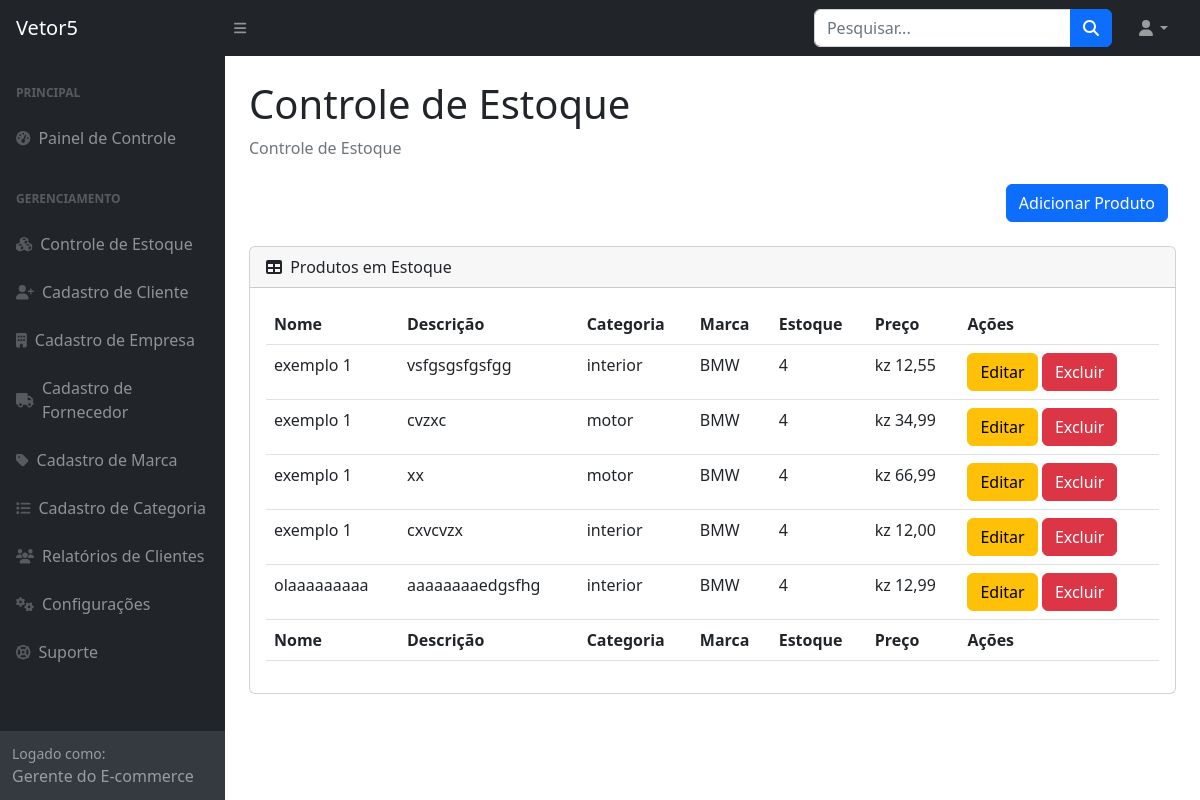
/vetor5/estoque/, run on an earlier commit of the app's database.
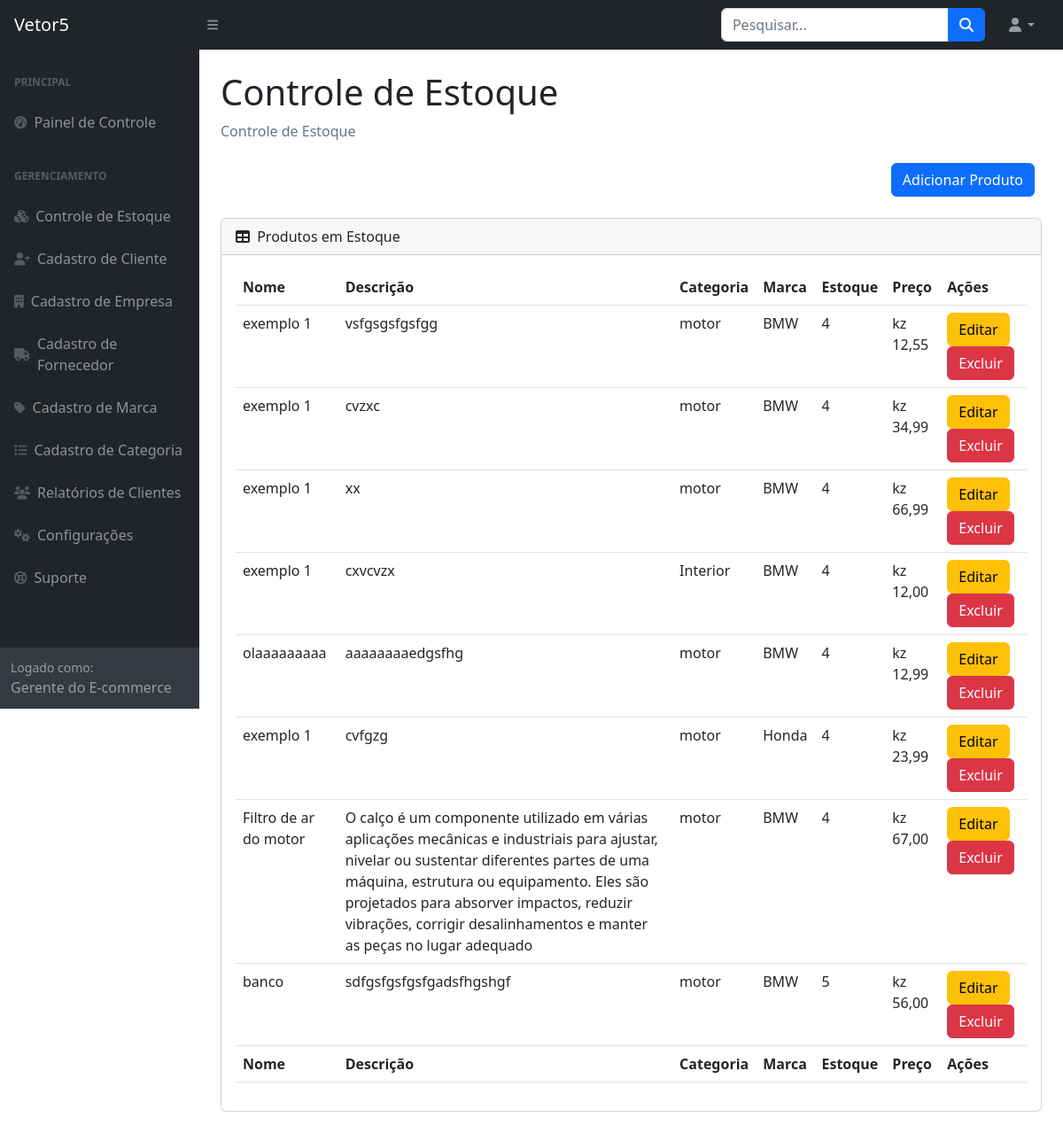
And on a later commit of the database.
### usuarios/models.py (models this page shows, shortened)
class Produtos(models.Model):
    nome = models.CharField(max_length=50)
    descricao = models.TextField(max_length=600)
    marca = models.ForeignKey(Marca_produto, on_delete=models.CASCADE)
    categoria = models.ForeignKey(Categoria_produto, on_delete=models.CASCADE)
    estoque = models.CharField(max_length=40)
    preco = models.FloatField()
    preco_promocional = models.FloatField()
    imagem = models.FileField(upload_to='imagem/')
    peso = models.FloatField()
    dimensao = models.CharField(max_length=50)
    compatibilidade = models.CharField(max_length=50)
    quantidade_fornecida = models.IntegerField()
    material = models.CharField(max_length=50)
    condicao = models.ForeignKey(Condicao, on_delete=models.CASCADE)
    instrucao_instalacao = models.TextField(max_length=300, blank=True)
    fornecedor = models.ForeignKey(Fornecedor, on_delete=models.CASCADE)
    garantia = models.CharField(max_length=50)
    prazo_entrega = models.CharField(max_length=50)
    data_criacao = models.DateTimeField(default=timezone.now)  # Novo campo adicionado

class Categoria_produto(models.Model):
    nome = models.CharField(max_length=40)
    def __str__(self):
        return self.nome
    class Meta:
        verbose_name_plural = "Categoria do produto"

class Marca_produto(models.Model):
    nome = models.CharField(max_length=50)
    def __str__(self):
        return self.nome
    class Meta:
        verbose_name_plural = "Marcas dos produtos"

### usuarios/views.py (the view)
# urls.py: path('estoque/', views.lista_estoque, name='lista_estoque'),
def lista_estoque(request):
    estoques = Produtos.objects.all()
    return render(request, 'estoque.html', {'estoques': estoques})

### usuarios/templates/estoque.html (shortened to what this page needs)
{% load static %}
<!DOCTYPE html>
<html lang="en">
    <head>
        <link href="https://cdn.jsdelivr.net/npm/simple-datatables@7.1.2/dist/style.min.css" rel="stylesheet" />
        <link href="{% static 'css/styles.css' %}" rel="stylesheet" />
    </head>
    <body class="sb-nav-fixed">
        <nav class="sb-topnav navbar navbar-expand navbar-dark bg-dark">
            <a class="navbar-brand ps-3" href="{% url 'index' %}">Vetor5</a>
            <button class="btn btn-link btn-sm order-1 order-lg-0 me-4 me-lg-0" id="sidebarToggle" href="#!"><i class="fas fa-bars"></i></button>
            <form action="{% url 'pesquisare' %}" class="d-none d-md-inline-block form-inline ms-auto me-0 me-md-3 my-2 my-md-0" method="GET"> {% csrf_token %}
                <div class="input-group">
                    <input name="mome_filtrar" class="form-control" type="text" placeholder="Pesquisar..." aria-label="Pesquisar..." aria-describedby="btnNavbarSearch" />
                    <button class="btn btn-primary" id="btnNavbarSearch" type="button"><i class="fas fa-search"></i></button>
                </div>
            </form>
            <ul class="navbar-nav ms-auto ms-md-0 me-3 me-lg-4">
                <li class="nav-item dropdown">
                    <a class="nav-link dropdown-toggle" id="navbarDropdown" href="#" role="button" data-bs-toggle="dropdown" aria-expanded="false"><i class="fas fa-user fa-fw"></i></a>
                </li>
            </ul>
        </nav>
        <div id="layoutSidenav">
            <div id="layoutSidenav_nav">
                <nav class="sb-sidenav accordion sb-sidenav-dark" id="sidenavAccordion">
                    <div class="sb-sidenav-menu">
                        <div class="nav">
                            <div class="sb-sidenav-menu-heading">Principal</div>
                            <a class="nav-link" href="{% url 'gerente' %}">
                                <div class="sb-nav-link-icon"><i class="fas fa-tachometer-alt"></i></div>
                                Painel de Controle
                            </a>
                            <div class="sb-sidenav-menu-heading">Gerenciamento</div>
                            <a class="nav-link" href="{% url 'lista_estoque' %}">
                                <div class="sb-nav-link-icon"><i class="fas fa-cubes"></i></div>
                                Controle de Estoque
                            </a>
                            <a class="nav-link" href="{% url 'adicionar_cliente' %}">
                                <div class="sb-nav-link-icon"><i class="fas fa-user-plus"></i></div>
                                Cadastro de Cliente
                            </a>
                            <a class="nav-link" href="{% url 'adicionar_empresa' %}">
                                <div class="sb-nav-link-icon"><i class="fas fa-building"></i></div>
                                Cadastro de Empresa
                            </a>
                            <a class="nav-link" href="{% url 'criar_fornecedor' %}">
                                <div class="sb-nav-link-icon"><i class="fas fa-truck"></i></div>
                                Cadastro de Fornecedor
                            </a>
                            <a class="nav-link" href="{% url 'marca' %}">
                                <div class="sb-nav-link-icon"><i class="fas fa-tag"></i></div>
                                Cadastro de Marca
                            </a>
                            <a class="nav-link" href="{% url 'adicionar_categoria' %}">
                                <div class="sb-nav-link-icon"><i class="fas fa-list"></i></div>
                                Cadastro de Categoria
                            </a>
                            <a class="nav-link" href="{% url 'todos_os_pedidos' %}">
                                <div class="sb-nav-link-icon"><i class="fas fa-users"></i></div>
                                Relatórios de Clientes
                            </a>
                            <a class="nav-link" href="{% url 'perfil_gerente' %}">
                                <div class="sb-nav-link-icon"><i class="fas fa-cogs"></i></div>
                                Configurações
                            </a>
                            <a class="nav-link" href="suporte.html">
                                <div class="sb-nav-link-icon"><i class="fas fa-life-ring"></i></div>
                                Suporte
                            </a>
                        </div>
                    </div>
                    <div class="sb-sidenav-footer">
                        <div class="small">Logado como:</div>
                        Gerente do E-commerce
                    </div>
                </nav>
            </div>
            <div id="layoutSidenav_content">
                <main>
                    <div class="container-fluid px-4">
                        <h1 class="mt-4">Controle de Estoque</h1>
                        <ol class="breadcrumb mb-4">
                            <li class="breadcrumb-item active">Controle de Estoque</li>
                        </ol>
                        <div class="d-flex mb-4 justify-content-end">
                            <a href="{% url 'adicionar_produto' %}" class="btn btn-primary me-2">Adicionar Produto</a>
                        </div>
                        <div class="card mb-4">
                            <div class="card-header">
                                <i class="fas fa-table me-1"></i>
                                Produtos em Estoque
                            </div>
                            <div class="card-body">
                                <table id="datatablesSimple" class="table">
                                    <thead>
                                        <tr>
                                            <th>Nome</th>
                                            <th>Descrição</th>
                                            <th>Categoria</th>
                                            <th>Marca</th>
                                            <th>Estoque</th>
                                            <th>Preço</th>
                                            <th>Ações</th>
                                        </tr>
                                    </thead>
                                    <tfoot>
                                        <tr>
                                            <th>Nome</th>
                                            <th>Descrição</th>
                                            <th>Categoria</th>
                                            <th>Marca</th>
                                            <th>Estoque</th>
                                            <th>Preço</th>
                                            <th>Ações</th>
                                        </tr>
                                    </tfoot>
                                    <tbody>
                                        {% for produto in estoques %}
                                            <tr>
                                                <td>{{ produto.nome }}</td>
                                                <td>{{ produto.descricao }}</td>
                                                <td>{{ produto.categoria }}</td>
                                                <td>{{ produto.marca }}</td>
                                                <td>{{ produto.estoque }}</td>
                                                <td>kz {{ produto.preco|floatformat:2 }}</td>
                                                <td>
                                                    <a href="" class="btn btn-warning">Editar</a>
                                                    <button type="button" class="btn btn-danger">Excluir</button>
                                                </td>
                                            </tr>
                                        {% endfor %}
                                    </tbody>
                                </table>
                            </div>
                        </div>
                    </div>
                </main>
            </div>
        </div>
    </body>
</html>

What changed in the data, as far as the page shows it:
changed Produtos "vsfgsgsfgsfgg": categoria "interior" → "motor"
changed Produtos "cxvcvzx": categoria "interior" → "Interior"
changed Produtos "olaaaaaaaaa": categoria "interior" → "motor"
added Produtos: nome "exemplo 1", descricao "cvfgzg", categoria "motor", marca "Honda", estoque "4", preco "23,99"
added Produtos: nome "Filtro de ar do motor", descricao "O calço é um componente utilizado em várias aplicações mecânicas e industriais para ajustar, nivelar ou sustentar diferentes partes de uma máquina, estrutura ou equipamento. Eles são projetados para absorver impactos, reduzir vibrações, corrigir desalinhamentos e manter as peças no lugar adequado", categoria "motor", marca "BMW", estoque "4", preco "67,00"
added Produtos: nome "banco", descricao "sdfgsfgsfgsfgadsfhgshgf", categoria "motor", marca "BMW", estoque "5", preco "56,00"
